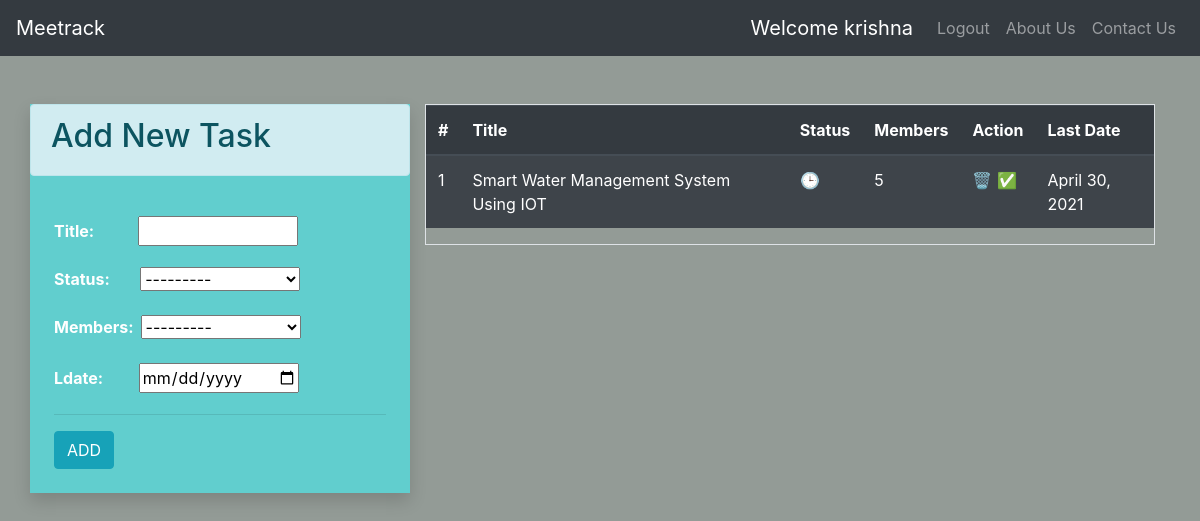
Page / (signed in) on the earlier database version.
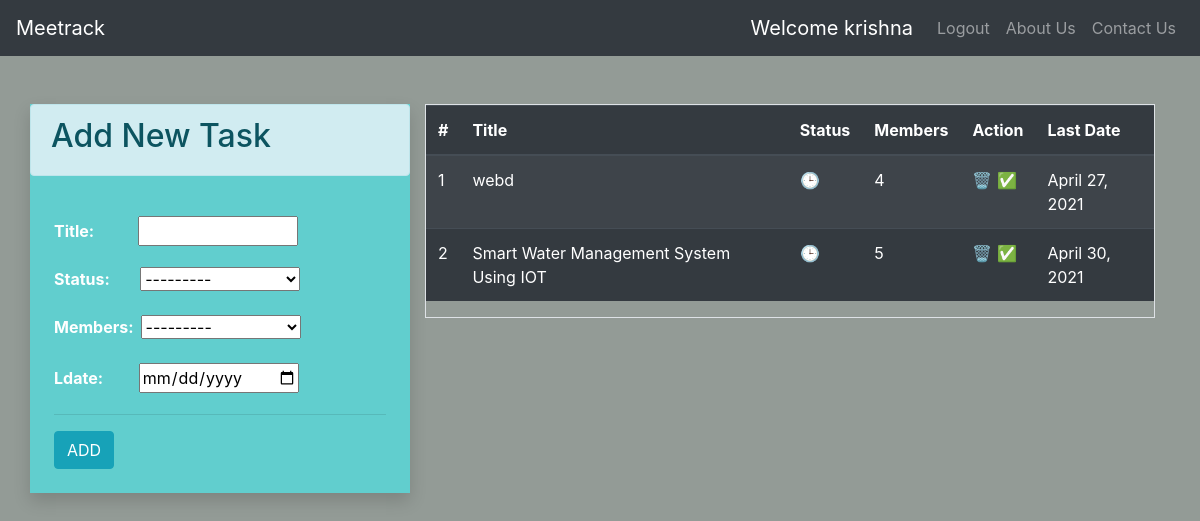
Same page on the later database version.
### app/models.py (models this page shows)
class TODO(models.Model):
    status_choices = [
    ('C', 'COMPLETED'),
    ('P', 'PENDING'),
    ]
    members_choices = [
    ('1', '1️⃣'),
    ('2', '2️⃣'),
    ('3', '3️⃣'),
    ('4', '4️⃣'),
    ('5', '5️⃣'),
    ('6', '6️⃣'),
    ('7', '7️⃣'),
    ('8', '8️⃣'),
    ('9', '9️⃣'),
    ('10', '🔟'),
    ]
    title = models.CharField(max_length=50)
    status = models.CharField(max_length=2 , choices=status_choices)
    user  = models.ForeignKey(User  , on_delete= models.CASCADE)
    date = models.DateTimeField(auto_now_add=True)
    members = models.CharField(max_length=2 , choices=members_choices)
    ldate = models.DateField(null=True,blank=True)

### app/views.py (the view)
# urls.py: path('' , home , name='home' ),
@login_required(login_url='login')
def home(request):
    if request.user.is_authenticated:
        user = request.user
        form = TODOForm()
        todos = TODO.objects.filter(user = user).order_by('members')
        return render(request , 'index.html' , context={'form' : form , 'todos' : todos, 'user': user})

### app/forms.py
class TODOForm(ModelForm):
    class Meta:
        model = TODO
        fields = ['title' , 'status' , 'members', 'ldate']

### app/templates/index.html (shortened to what this page needs)
{% extends 'base.html' %}
{% block content %}
<div>
  <div class="container pt-4">
    <div class="row  p-0 mt-4">
      <div class="col-lg-4 mx-auto shadow p-0 task">
        <div class="alert alert-info">
          <h2>Add New Task</h2>
        </div>
        <div class="p-4 ">
          <form action="/add-todo/" method="POST">
            {{form.as_p}}
            <hr>
            <input type="submit" value="ADD" class="btn btn-info">
          </form>
        </div>
      </div>
<br>
      <div class="col">
        <div class="border">
          {% if todos|length == 0 %}
          <div class="p-4">
            <br>
            <br>
            <div class="alert alert-info text-center">
              <p class="" style="font-size: 30px;">No Tasks</p>
            </div>
            <br>
            <br>
          </div>
          {%else%}
          <div>
            <table class="table table-striped  table-dark table-hover">
              <thead>
                <tr>
                  <th>#</th>
                  <th>Title</th>
                  <th>Status</th>
                  <th>Members</th>
                  <th>Action</th>
                  <th>Last Date</th>
                </tr>
              </thead>
              <tbody>
                {% for todo in todos %}
                <tr>
                  <td>{{forloop.counter}}</td>
                  <td>{{todo.title}}</td>
                  <td>
                    {% if todo.status == 'C'%}
                    ✅
                    {%else%}
                    🕒
                    {%endif%}
                  </td>
                  <td>{{todo.members}}</td>
                  <td>
                    <a href="/delete-todo/{{todo.id}}" title="Delete" class="">🗑️</a>
                    {% if todo.status == 'P'%}
                    <a href="/change-status/{{todo.id}}/C" title="Mark Completed" class="">✅</a>
                    {%else%}
                    <a href="/change-status/{{todo.id}}/P" title="Mark Pending" class="">🕒</a>
                    {%endif%}
                  </td>
                  <td>{{todo.ldate}}</td>
                </tr>
                {%endfor%}
              </tbody>
            </table>
          </div>
          {%endif%}
        </div>
      </div>
    </div>
  </div>
</div>
{% endblock %}

Differences in the rows shown:
added TODO: title "webd", members "4", ldate "April 27, 2021"
